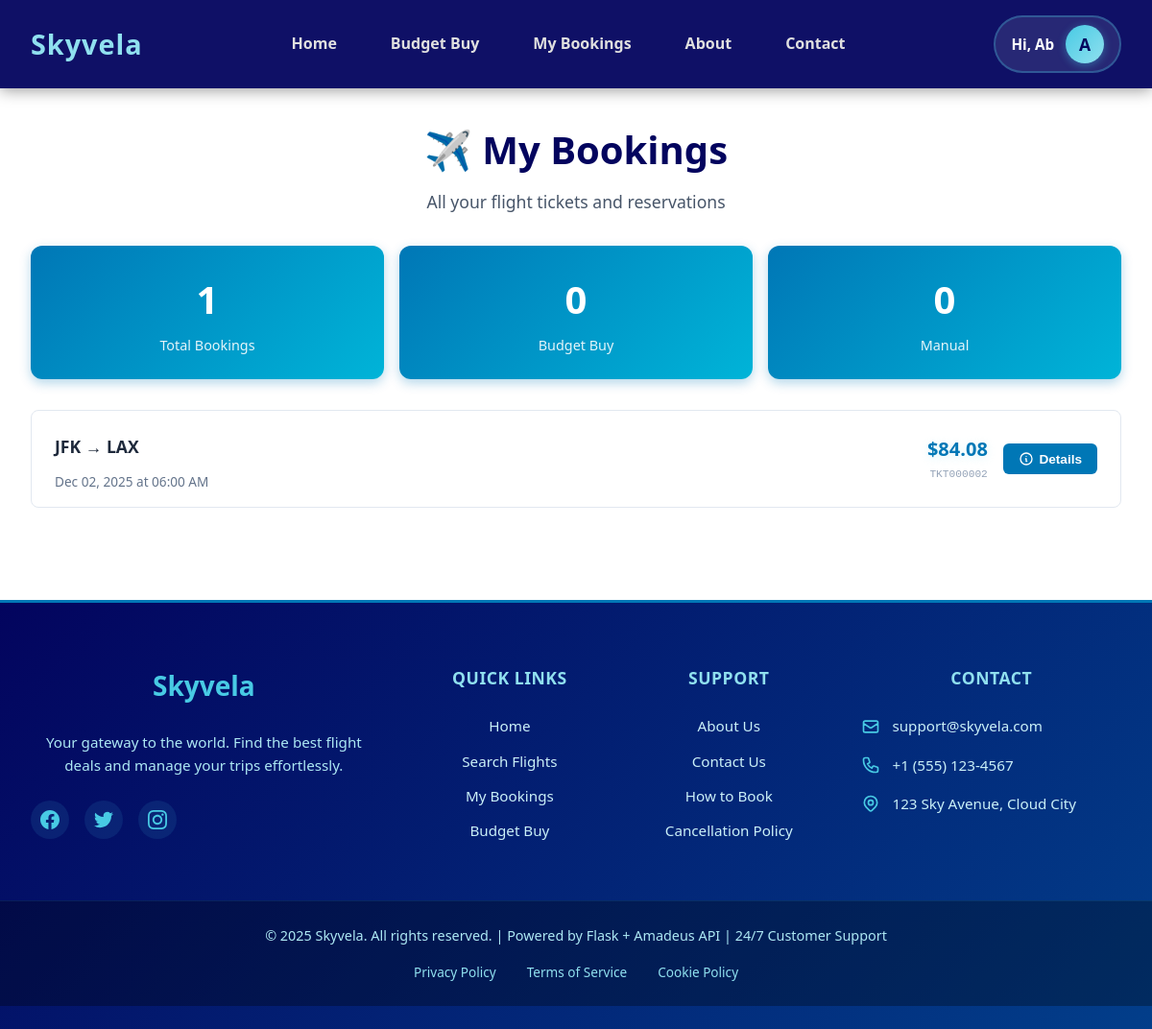
/my-bookings (signed in), run on the app's committed database.
### models.py (models this page shows)
class Flight(db.Model):
    __tablename__ = "Flight"
    flight_id: Mapped[int] = mapped_column(Integer, primary_key=True, autoincrement=True)
    flight_number: Mapped[Optional[str]] = mapped_column(String(32))  # May be unknown for multi-segment offers
    departure_airport: Mapped[str] = mapped_column(String(3), nullable=False)
    arrival_airport: Mapped[str] = mapped_column(String(3), nullable=False)
    departure_time: Mapped[Optional[datetime]] = mapped_column(DateTime)
    arrival_time: Mapped[Optional[datetime]] = mapped_column(DateTime)
    duration: Mapped[Optional[int]] = mapped_column(Integer)  # minutes

class Ticket(db.Model):
    __tablename__ = "Ticket"
    ticket_id: Mapped[int] = mapped_column(Integer, primary_key=True, autoincrement=True)
    flight_id: Mapped[int] = mapped_column(Integer, db.ForeignKey("Flight.flight_id", ondelete="CASCADE"), nullable=False)
    search_id: Mapped[Optional[int]] = mapped_column(Integer, db.ForeignKey("Search.search_id", ondelete="SET NULL"))
    price: Mapped[float] = mapped_column(Float, nullable=False)
    currency: Mapped[str] = mapped_column(String(8), default='USD')
    fare_class: Mapped[Optional[str]] = mapped_column(String(32))
    Ticket_bought: Mapped[bool] = mapped_column(Boolean, default=False)
    scraped_at: Mapped[datetime] = mapped_column(DateTime, default=datetime.utcnow, nullable=False)

### app.py (the view, shortened to what this page needs)
@app.route('/my-bookings')
def my_bookings():
    if not session.get('user_id'):
        flash('Please log in to view your bookings.', 'error')
        return redirect(url_for('login'))
    try:
        from models import Ticket, Flight, Search, BudgetBuyRequest
        from datetime import datetime
        user_id = session.get('user_id')
        current_time = datetime.now()
        tickets = db.session.query(Ticket, Flight, Search).join(
            Flight, Ticket.flight_id == Flight.flight_id
        ).outerjoin(
            Search, Ticket.search_id == Search.search_id
        ).filter(
            (Search.user_id == user_id) | (Ticket.Ticket_bought == True)
        ).order_by(
            Ticket.scraped_at.desc()
        ).all()
        budget_bookings = BudgetBuyRequest.query.filter_by(
            user_id=user_id,
            status='booked'
        ).all()
        all_bookings = []
        for ticket, flight, search in tickets:
            if ticket.Ticket_bought:
                if flight.departure_time and flight.departure_time < current_time:
                    continue  # Skip past flights
                all_bookings.append({
                    'type': 'manual' if search else 'unknown',
                    'ticket': ticket,
                    'flight': flight,
                    'search': search,
                    'booking_date': ticket.scraped_at,
                    'confirmation': f"TKT{ticket.ticket_id:06d}"
                })
        for req in budget_bookings:
            if req.booked_ticket_id:
                ticket = Ticket.query.get(req.booked_ticket_id)
                if ticket:
                    flight = Flight.query.get(ticket.flight_id)
                    if flight and flight.departure_time and flight.departure_time < current_time:
                        continue  # Skip past flights
        all_bookings.sort(key=lambda x: x['booking_date'], reverse=True)
        active_budget_requests = BudgetBuyRequest.query.filter(
            BudgetBuyRequest.user_id == user_id,
            BudgetBuyRequest.status.in_(['pending', 'searching', 'price_found', 'alert_sent'])
        ).count()
        return render_template('my_bookings.html',
                             bookings=all_bookings,
                             active_budget_requests=active_budget_requests)
    except Exception as e:
        print(f"❌ My Bookings page error: {e}")
        import traceback
        traceback.print_exc()
        return render_template('my_bookings.html', bookings=[])

### app.py (called while the page is built)
@app.context_processor
def inject_active_requests():
    active_requests = 0
    if session.get('user_id'):
        try:
            from models import BudgetBuyRequest
            active_requests = BudgetBuyRequest.query.filter_by(
                user_id=session.get('user_id')
            ).filter(
                BudgetBuyRequest.status.in_(['pending', 'searching', 'price_found'])
            ).count()
        except Exception:
            pass
    return dict(active_requests=active_requests)

### templates/my_bookings.html (shortened to what this page needs)
{% extends 'base.html' %}
{% block content %}
<div class="bookings-container">
    <div class="bookings-header">
        <h1>✈️ My Bookings</h1>
        <p>All your flight tickets and reservations</p>
    </div>
    {% if bookings %}
    <div class="bookings-stats">
        <div class="stat-card">
            <div class="stat-number">{{ bookings|length }}</div>
            <div class="stat-label">Total Bookings</div>
        </div>
        <div class="stat-card">
            <div class="stat-number">{{ bookings|selectattr('type', 'equalto', 'budget_buy')|list|length }}</div>
            <div class="stat-label">Budget Buy</div>
        </div>
        <div class="stat-card">
            <div class="stat-number">{{ bookings|selectattr('type', 'equalto', 'manual')|list|length }}</div>
            <div class="stat-label">Manual</div>
        </div>
    </div>
    <div class="bookings-list">
        {% for booking in bookings %}
        <div class="booking-row">
            <div class="booking-main">
                <div class="route-info">
                    <span class="route">{{ booking.flight.departure_airport }} → {{ booking.flight.arrival_airport }}</span>
                </div>
                <div class="flight-date">
                    {% if booking.flight.departure_time %}
                        {{ booking.flight.departure_time.strftime('%b %d, %Y at %I:%M %p') }}
                    {% else %}
                        TBD
                    {% endif %}
                </div>
            </div>
            <div class="booking-price">
                <div class="price">${{ "%.2f"|format(booking.ticket.price) }}</div>
                <div class="confirmation">{{ booking.confirmation }}</div>
            </div>
            <button class="details-btn" onclick='showDetails({{ loop.index0 }},
                {
                    "type": "{{ booking.type }}",
                    "route": "{{ booking.flight.departure_airport }} → {{ booking.flight.arrival_airport }}",
                    "flight_number": "{{ booking.flight.flight_number or 'TBD' }}",
                    "departure_time": "{% if booking.flight.departure_time %}{{ booking.flight.departure_time.strftime('%b %d, %Y at %I:%M %p') }}{% else %}TBD{% endif %}",
                    "duration": "{{ booking.flight.duration or 'TBD' }}",
                    "fare_class": "{{ booking.ticket.fare_class or 'Economy' }}",
                    "price": {{ booking.ticket.price }},
                    "currency": "{{ booking.ticket.currency }}",
                    "confirmation": "{{ booking.confirmation }}",
                    "passenger_name": "{% if booking.ticket.passenger_first_name %}{{ booking.ticket.passenger_first_name }} {{ booking.ticket.passenger_last_name }}{% endif %}",
                    "passport": "{% if booking.ticket.passenger_passport %}{{ booking.ticket.passenger_passport }}{% endif %}"
                })'>
                <svg width="16" height="16" fill="none" stroke="currentColor" viewBox="0 0 24 24">
                    <path stroke-linecap="round" stroke-linejoin="round" stroke-width="2" d="M13 16h-1v-4h-1m1-4h.01M21 12a9 9 0 11-18 0 9 9 0 0118 0z"></path>
                </svg>
                Details
            </button>
        </div>
        {% endfor %}
    </div>
    {% endif %}
</div>
{% endblock %}

### templates/my_bookings.html (style rules this page uses)
.bookings-container { max-width: 1200px; margin: 0 auto; padding: 2rem; }
.bookings-header { text-align: center; margin-bottom: 2rem; }
.bookings-header h1 { color: #03045e; font-size: 2.5rem; margin-bottom: 0.5rem; }
.bookings-header p { color: #475569; font-size: 1.1rem; }
.bookings-stats { display: grid; grid-template-columns: repeat(auto-fit, minmax(200px, 1fr)); gap: 1rem; margin-bottom: 2rem; }
.stat-card { background: linear-gradient(135deg, #0077b6, #00b4d8); color: white; padding: 1.5rem; border-radius: 12px; text-align: center; box-shadow: 0 4px 12px rgba(0, 119, 182, 0.3); }
.stat-number { font-size: 2.5rem; font-weight: bold; margin-bottom: 0.25rem; }
.stat-label { font-size: 0.9rem; opacity: 0.9; }
.bookings-list { display: flex; flex-direction: column; gap: 0.5rem; }
.booking-row { background: white; border: 1px solid #e2e8f0; border-radius: 8px; padding: 1rem 1.5rem; display: flex; justify-content: space-between; align-items: center; transition: all 0.2s; }
.booking-main { flex: 1; }
.route-info { display: flex; align-items: center; gap: 0.75rem; margin-bottom: 0.25rem; }
.route { font-size: 1.1rem; font-weight: 700; color: #1e293b; }
.flight-date { font-size: 0.85rem; color: #64748b; }
.booking-price { text-align: right; }
.price { font-size: 1.25rem; font-weight: 700; color: #0077b6; margin-bottom: 0.15rem; }
.confirmation { font-size: 0.7rem; color: #94a3b8; font-family: 'Courier New', monospace; }
.details-btn { display: inline-flex; align-items: center; gap: 0.35rem; padding: 0.5rem 1rem; background: #0077b6; color: white; border: none; border-radius: 6px; font-size: 0.85rem; font-weight: 600; cursor: pointer; transition: all 0.2s; margin-left: 1rem; }
.details-btn svg { width: 16px; height: 16px; }

### data on the page
Flight: flight.departure_airport "JFK", flight.arrival_airport "LAX", flight.departure_time "Dec 02, 2025 at 06:00 AM"
Ticket: ticket.price "84.08"

### other printed values
{{ session.get('user_name') }} "Ab"
{{ bookings|length }} "1"
{{ bookings|selectattr('type', 'equalto', 'budget_buy')|list|length }} "0"
{{ bookings|selectattr('type', 'equalto', 'manual')|list|length }} "0"
{{ booking.confirmation }} "TKT000002"
